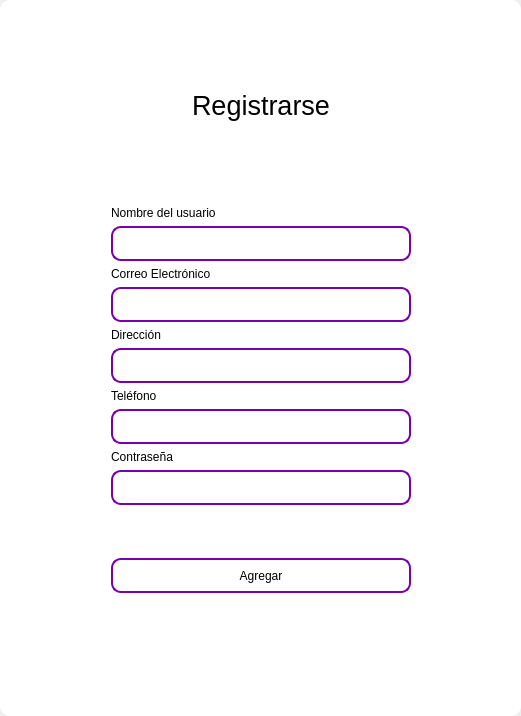
<?xml version="1.0" encoding="UTF-8"?>
<ui version="4.0">
 <class>MainWindow</class>
 <widget class="QMainWindow" name="MainWindow">
  <property name="geometry">
   <rect>
    <x>0</x>
    <y>0</y>
    <width>521</width>
    <height>716</height>
   </rect>
  </property>
  <property name="windowTitle">
   <string>MainWindow</string>
  </property>
  <property name="styleSheet">
   <string notr="true"/>
  </property>
  <widget class="QWidget" name="centralwidget">
   <property name="styleSheet">
    <string notr="true"/>
   </property>
   <layout class="QVBoxLayout" name="verticalLayout">
    <property name="spacing">
     <number>0</number>
    </property>
    <property name="leftMargin">
     <number>0</number>
    </property>
    <property name="topMargin">
     <number>0</number>
    </property>
    <property name="rightMargin">
     <number>0</number>
    </property>
    <property name="bottomMargin">
     <number>0</number>
    </property>
    <item>
     <widget class="QFrame" name="frame">
      <property name="enabled">
       <bool>true</bool>
      </property>
      <property name="styleSheet">
       <string notr="true">
QFrame {
border-radius:10px;
background-color: rgb(255, 255, 255);
 }
</string>
      </property>
      <property name="frameShape">
       <enum>QFrame::StyledPanel</enum>
      </property>
      <property name="frameShadow">
       <enum>QFrame::Raised</enum>
      </property>
      <layout class="QVBoxLayout" name="verticalLayout_2">
       <item>
        <widget class="QFrame" name="frame_superior">
         <property name="minimumSize">
          <size>
           <width>0</width>
           <height>40</height>
          </size>
         </property>
         <property name="maximumSize">
          <size>
           <width>16777215</width>
           <height>40</height>
          </size>
         </property>
         <property name="styleSheet">
          <string notr="true">QPushButton{
border-radius:18px;
}

QPushButton:hover{
	background-color: rgb(0, 0, 0);
}
</string>
         </property>
         <property name="frameShape">
          <enum>QFrame::StyledPanel</enum>
         </property>
         <property name="frameShadow">
          <enum>QFrame::Raised</enum>
         </property>
         <layout class="QHBoxLayout" name="horizontalLayout_3">
          <property name="spacing">
           <number>4</number>
          </property>
          <property name="leftMargin">
           <number>0</number>
          </property>
          <property name="topMargin">
           <number>0</number>
          </property>
          <property name="rightMargin">
           <number>0</number>
          </property>
          <property name="bottomMargin">
           <number>0</number>
          </property>
          <item>
           <spacer name="horizontalSpacer_2">
            <property name="orientation">
             <enum>Qt::Horizontal</enum>
            </property>
            <property name="sizeHint" stdset="0">
             <size>
              <width>443</width>
              <height>20</height>
             </size>
            </property>
           </spacer>
          </item>
          <item>
           <widget class="QPushButton" name="bt_minimize">
            <property name="minimumSize">
             <size>
              <width>38</width>
              <height>38</height>
             </size>
            </property>
            <property name="maximumSize">
             <size>
              <width>38</width>
              <height>38</height>
             </size>
            </property>
            <property name="text">
             <string/>
            </property>
            <property name="icon">
             <iconset>
              <normaloff>image/minus.svg</normaloff>image/minus.svg</iconset>
            </property>
            <property name="iconSize">
             <size>
              <width>38</width>
              <height>38</height>
             </size>
            </property>
           </widget>
          </item>
          <item>
           <widget class="QPushButton" name="bt_maximize">
            <property name="minimumSize">
             <size>
              <width>38</width>
              <height>38</height>
             </size>
            </property>
            <property name="maximumSize">
             <size>
              <width>38</width>
              <height>38</height>
             </size>
            </property>
            <property name="text">
             <string/>
            </property>
            <property name="icon">
             <iconset>
              <normaloff>image/chevron-up.svg</normaloff>image/chevron-up.svg</iconset>
            </property>
            <property name="iconSize">
             <size>
              <width>38</width>
              <height>38</height>
             </size>
            </property>
           </widget>
          </item>
          <item>
           <widget class="QPushButton" name="bt_normal">
            <property name="minimumSize">
             <size>
              <width>38</width>
              <height>38</height>
             </size>
            </property>
            <property name="maximumSize">
             <size>
              <width>38</width>
              <height>38</height>
             </size>
            </property>
            <property name="text">
             <string/>
            </property>
            <property name="icon">
             <iconset>
              <normaloff>image/chevron-down.svg</normaloff>image/chevron-down.svg</iconset>
            </property>
            <property name="iconSize">
             <size>
              <width>38</width>
              <height>38</height>
             </size>
            </property>
           </widget>
          </item>
          <item>
           <widget class="QPushButton" name="bt_close">
            <property name="minimumSize">
             <size>
              <width>38</width>
              <height>38</height>
             </size>
            </property>
            <property name="maximumSize">
             <size>
              <width>38</width>
              <height>38</height>
             </size>
            </property>
            <property name="text">
             <string/>
            </property>
            <property name="icon">
             <iconset>
              <normaloff>image/x.svg</normaloff>image/x.svg</iconset>
            </property>
            <property name="iconSize">
             <size>
              <width>38</width>
              <height>38</height>
             </size>
            </property>
           </widget>
          </item>
         </layout>
        </widget>
       </item>
       <item>
        <widget class="QFrame" name="frame_3">
         <property name="frameShape">
          <enum>QFrame::StyledPanel</enum>
         </property>
         <property name="frameShadow">
          <enum>QFrame::Raised</enum>
         </property>
         <layout class="QHBoxLayout" name="horizontalLayout_4">
          <item>
           <spacer name="horizontalSpacer_3">
            <property name="orientation">
             <enum>Qt::Horizontal</enum>
            </property>
            <property name="sizeHint" stdset="0">
             <size>
              <width>178</width>
              <height>20</height>
             </size>
            </property>
           </spacer>
          </item>
          <item>
           <layout class="QVBoxLayout" name="verticalLayout_4">
            <item>
             <spacer name="verticalSpacer">
              <property name="orientation">
               <enum>Qt::Vertical</enum>
              </property>
              <property name="sizeHint" stdset="0">
               <size>
                <width>28</width>
                <height>28</height>
               </size>
              </property>
             </spacer>
            </item>
            <item>
             <widget class="QFrame" name="frame_4">
              <property name="maximumSize">
               <size>
                <width>400</width>
                <height>600</height>
               </size>
              </property>
              <property name="styleSheet">
               <string notr="true">QLabel {

	font: 12pt &quot;Arial&quot;;
	background-color: rgba(0, 0, 0,0);
}


QLineEdit{

border-radius:10px; 
font: 12pt &quot;Arial&quot;;
color: rgb(255, 255, 254);
border: 2px solid rgb(120, 0, 171);

}

QLineEdit:hover{
background-color: rgba(0, 0, 0,0);
border-radius:10px; 
font: 12pt &quot;Arial&quot;;
border: 2px solid  rgb(120, 0, 171);
}

QLineEdit:focus{
background-color: rgb(0, 0, 0);
border-radius:10px; 
font: 12pt &quot;Arial&quot;;
border: 2px solid rgb(120, 0, 171);
}

QCheckBox{
	font: 12pt &quot;Arial&quot;;
	color: rgb(255, 255, 255);
}

QCheckBox::indicator {
    width: 18px;
    height:18px;
}

QCheckBox::indicator:unchecked {
   background-image: url(image/square.svg);
}

QCheckBox::indicator:checked {
   background-image: url(image/check-square.svg);
}

QPushButton{
border-radius:10px; 
font: 12pt &quot;Arial&quot;;
border: 2px solid rgb(120, 0, 171);

}

QPushButton:hover{
border-radius:10px; 
font: 12pt &quot;Arial&quot;;
color: rgb(255, 255, 255);
border: 2px solid rgb(120, 0, 171);
	background-color: rgb(120, 0, 171);
}
</string>
              </property>
              <property name="frameShape">
               <enum>QFrame::StyledPanel</enum>
              </property>
              <property name="frameShadow">
               <enum>QFrame::Raised</enum>
              </property>
              <layout class="QVBoxLayout" name="verticalLayout_3">
               <item>
                <widget class="QLabel" name="label_8">
                 <property name="font">
                  <font>
                   <family>MS Shell Dlg 2</family>
                   <pointsize>20</pointsize>
                   <weight>50</weight>
                   <italic>false</italic>
                   <bold>false</bold>
                  </font>
                 </property>
                 <property name="styleSheet">
                  <string notr="true">font: 20pt &quot;MS Shell Dlg 2&quot;;</string>
                 </property>
                 <property name="text">
                  <string>Registrarse</string>
                 </property>
                 <property name="alignment">
                  <set>Qt::AlignCenter</set>
                 </property>
                </widget>
               </item>
               <item>
                <widget class="QLabel" name="label">
                 <property name="minimumSize">
                  <size>
                   <width>300</width>
                   <height>50</height>
                  </size>
                 </property>
                 <property name="maximumSize">
                  <size>
                   <width>16777215</width>
                   <height>50</height>
                  </size>
                 </property>
                 <property name="styleSheet">
                  <string notr="true">font: 16pt &quot;Arial&quot;;
</string>
                 </property>
                 <property name="text">
                  <string/>
                 </property>
                 <property name="pixmap">
                  <pixmap>../../desktop_local/window/img/icon.png</pixmap>
                 </property>
                 <property name="alignment">
                  <set>Qt::AlignCenter</set>
                 </property>
                </widget>
               </item>
               <item>
                <spacer name="verticalSpacer_3">
                 <property name="orientation">
                  <enum>Qt::Vertical</enum>
                 </property>
                 <property name="sizeHint" stdset="0">
                  <size>
                   <width>20</width>
                   <height>40</height>
                  </size>
                 </property>
                </spacer>
               </item>
               <item>
                <widget class="QLabel" name="label_4">
                 <property name="text">
                  <string>Nombre del usuario</string>
                 </property>
                </widget>
               </item>
               <item>
                <widget class="QLineEdit" name="nametxt">
                 <property name="minimumSize">
                  <size>
                   <width>0</width>
                   <height>35</height>
                  </size>
                 </property>
                </widget>
               </item>
               <item>
                <widget class="QLabel" name="label_6">
                 <property name="text">
                  <string>Correo Electrónico</string>
                 </property>
                </widget>
               </item>
               <item>
                <widget class="QLineEdit" name="emailtxt">
                 <property name="minimumSize">
                  <size>
                   <width>0</width>
                   <height>35</height>
                  </size>
                 </property>
                </widget>
               </item>
               <item>
                <widget class="QLabel" name="label_3">
                 <property name="text">
                  <string>Dirección</string>
                 </property>
                </widget>
               </item>
               <item>
                <widget class="QLineEdit" name="addresstxt">
                 <property name="minimumSize">
                  <size>
                   <width>0</width>
                   <height>35</height>
                  </size>
                 </property>
                </widget>
               </item>
               <item>
                <widget class="QLabel" name="label_7">
                 <property name="text">
                  <string>Teléfono</string>
                 </property>
                </widget>
               </item>
               <item>
                <widget class="QLineEdit" name="phonetxt">
                 <property name="minimumSize">
                  <size>
                   <width>0</width>
                   <height>35</height>
                  </size>
                 </property>
                </widget>
               </item>
               <item>
                <widget class="QLabel" name="label_5">
                 <property name="text">
                  <string>Contraseña</string>
                 </property>
                </widget>
               </item>
               <item>
                <widget class="QLineEdit" name="passwordtxt">
                 <property name="minimumSize">
                  <size>
                   <width>0</width>
                   <height>35</height>
                  </size>
                 </property>
                 <property name="maximumSize">
                  <size>
                   <width>16777215</width>
                   <height>16777215</height>
                  </size>
                 </property>
                 <property name="echoMode">
                  <enum>QLineEdit::Password</enum>
                 </property>
                </widget>
               </item>
               <item>
                <spacer name="verticalSpacer_5">
                 <property name="orientation">
                  <enum>Qt::Vertical</enum>
                 </property>
                 <property name="sizeHint" stdset="0">
                  <size>
                   <width>20</width>
                   <height>40</height>
                  </size>
                 </property>
                </spacer>
               </item>
               <item>
                <spacer name="verticalSpacer_6">
                 <property name="orientation">
                  <enum>Qt::Vertical</enum>
                 </property>
                 <property name="sizeHint" stdset="0">
                  <size>
                   <width>20</width>
                   <height>40</height>
                  </size>
                 </property>
                </spacer>
               </item>
               <item>
                <widget class="QPushButton" name="btn_register_bd">
                 <property name="minimumSize">
                  <size>
                   <width>0</width>
                   <height>35</height>
                  </size>
                 </property>
                 <property name="text">
                  <string>Agregar</string>
                 </property>
                </widget>
               </item>
               <item>
                <spacer name="verticalSpacer_7">
                 <property name="orientation">
                  <enum>Qt::Vertical</enum>
                 </property>
                 <property name="sizeHint" stdset="0">
                  <size>
                   <width>20</width>
                   <height>40</height>
                  </size>
                 </property>
                </spacer>
               </item>
               <item>
                <layout class="QHBoxLayout" name="horizontalLayout_2"/>
               </item>
               <item>
                <spacer name="verticalSpacer_8">
                 <property name="orientation">
                  <enum>Qt::Vertical</enum>
                 </property>
                 <property name="sizeHint" stdset="0">
                  <size>
                   <width>20</width>
                   <height>40</height>
                  </size>
                 </property>
                </spacer>
               </item>
               <item>
                <layout class="QHBoxLayout" name="horizontalLayout">
                 <item>
                  <widget class="QLabel" name="label_2">
                   <property name="text">
                    <string/>
                   </property>
                  </widget>
                 </item>
                </layout>
               </item>
              </layout>
             </widget>
            </item>
            <item>
             <spacer name="verticalSpacer_2">
              <property name="orientation">
               <enum>Qt::Vertical</enum>
              </property>
              <property name="sizeHint" stdset="0">
               <size>
                <width>20</width>
                <height>40</height>
               </size>
              </property>
             </spacer>
            </item>
           </layout>
          </item>
          <item>
           <spacer name="horizontalSpacer_4">
            <property name="orientation">
             <enum>Qt::Horizontal</enum>
            </property>
            <property name="sizeHint" stdset="0">
             <size>
              <width>177</width>
              <height>20</height>
             </size>
            </property>
           </spacer>
          </item>
         </layout>
        </widget>
       </item>
      </layout>
     </widget>
    </item>
   </layout>
  </widget>
 </widget>
 <resources/>
 <connections/>
</ui>
